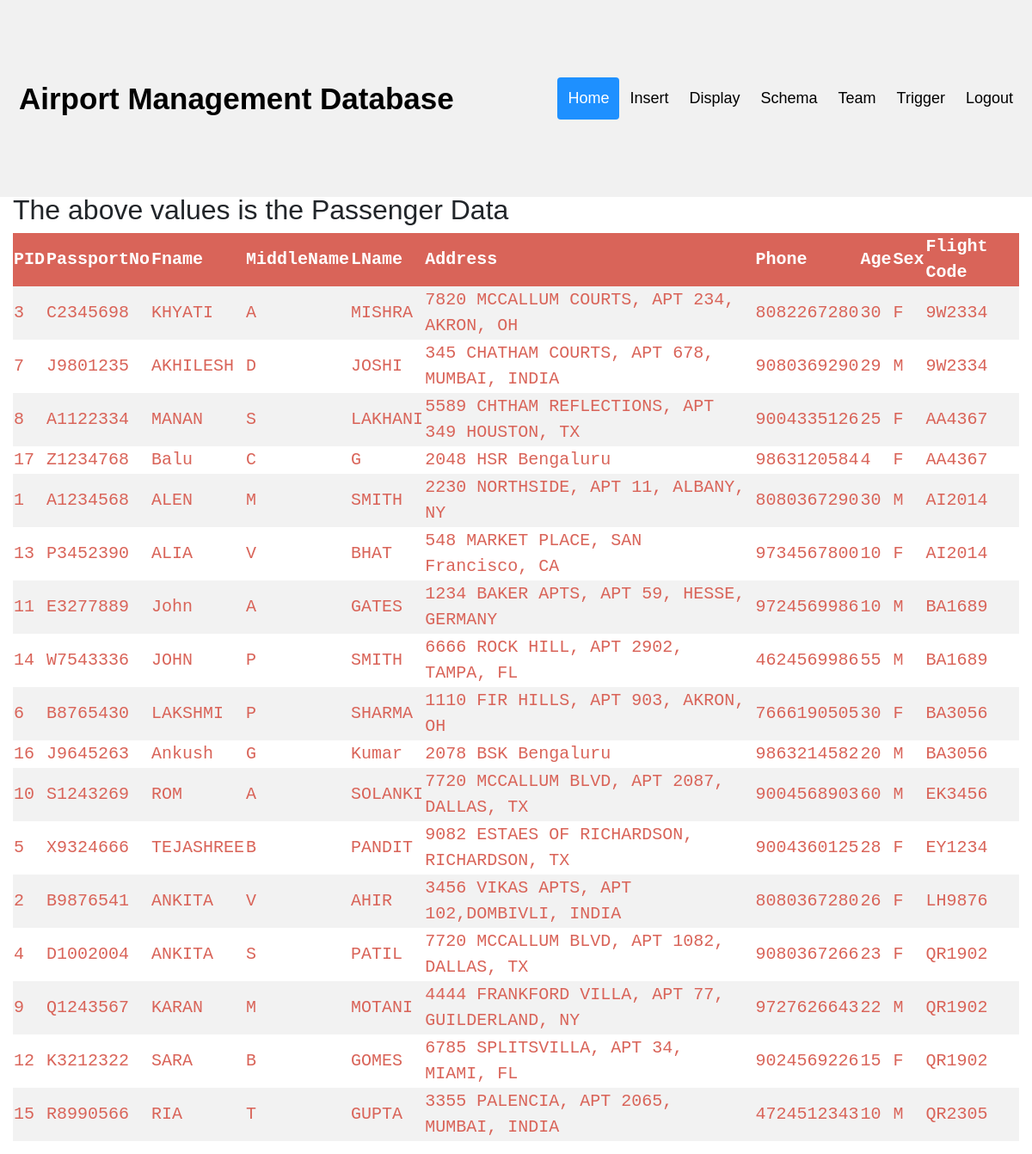
Page /PassengerDisp.php on the committed database.
### tables this page shows
CREATE TABLE `passenger1` (
  `PID` int(11) NOT NULL,
  `PASSPORTNO` varchar(10) NOT NULL
);

CREATE TABLE `passenger3` (
  `PID` int(11) NOT NULL,
  `FLIGHT_CODE` varchar(10) DEFAULT NULL
);

CREATE TABLE `passenger2` (
  `PASSPORTNO` varchar(10) NOT NULL,
  `FNAME` varchar(20) DEFAULT NULL,
  `M` varchar(1) DEFAULT NULL,
  `LNAME` varchar(20) DEFAULT NULL,
  `ADDRESS` varchar(100) DEFAULT NULL,
  `PHONE` bigint(20) DEFAULT NULL,
  `AGE` int(11) DEFAULT NULL,
  `SEX` varchar(1) DEFAULT NULL
);

### PassengerDisp.php (the view, shortened to what this page needs)
<!DOCTYPE html>
<html>
<head>
<link rel="stylesheet" href="https://stackpath.bootstrapcdn.com/bootstrap/4.3.1/css/bootstrap.min.css">
</head>
<body>
   <div id="navbar">
  <a href="HomePage.php" id="logo">Airport Management Database</a>
  <div id="navbar-right">
    <a class="active" href="HomePage.php">Home</a>
    <a href="Insertion.php">Insert</a>
    <a href="Display.php">Display</a>
    <a href="Schema.php">Schema</a>
    <a href="Team.php">Team</a>
    <a href="Trigger.php">Trigger</a>
    <a href="Logout.php">Logout</a>
  </div>
</div>
<div style="margin-top:210px;padding:15px 15px;font-size:30px">
  <h2> The above values is the Passenger Data </h2>
  <table>
  <tr>
    <th>PID</th>
    <th>PassportNo</th>
    <th>Fname</th>
    <th>MiddleName</th>
    <th>LName</th>
    <th>Address</th>
    <th>Phone</th>
    <th>Age</th>
    <th>Sex</th>
    <th>Flight Code</th>
  </tr>
  <?php
  $conn = mysqli_connect("localhost","root","","airport");
  $sql="SELECT * FROM passenger1,passenger2,passenger3 where passenger1.PASSPORTNO=passenger2.PASSPORTNO AND passenger1.PID=passenger3.PID;";
  $result = mysqli_query($conn, $sql);
  $resultCheck = mysqli_num_rows($result);
  if($resultCheck){
    while ($row = mysqli_fetch_assoc($result)){
      echo "<tr><td>". $row["PID"]."</td><td>". $row["PASSPORTNO"]."</td><td>". $row["FNAME"]."</td><td>".$row["M"]."</td><td>".$row["LNAME"]."</td><td>". $row["ADDRESS"]."</td><td>".$row["PHONE"]. "</td><td>".$row["AGE"]."</td><td>".$row["SEX"]."</td><td>". $row["FLIGHT_CODE"]."</td></tr>";
    }
  }
  else{
    echo "0 results";
  }
  ?>
  </table>
</body>
</html>

### PassengerDisp.php (style rules this page uses)
* { box-sizing: border-box; }
body { margin: 0; font-family: Arial, Helvetica, sans-serif; }
#navbar { overflow: hidden; background-color: #f1f1f1; padding: 90px 10px; transition: 0.4s; position: fixed; width: 100%; top: 0; z-index: 99; }
#navbar a { float: left; color: black; text-align: center; padding: 12px; text-decoration: none; font-size: 18px; line-height: 25px; border-radius: 4px; }
#navbar #logo { font-size: 35px; font-weight: bold; transition: 0.4s; }
#navbar a.active { background-color: dodgerblue; color: white; }
#navbar-right { float: right; }
table { border-collapse: collapse; width: 100%; color: #d96459; font-family: monospace; font-size: 20px; text-align: left; }
th { background-color: #d96459; color: white; }
tr:nth-child(even) { background-color: #f2f2f2f2 }

### rows in the picture
passenger1: PID.PID "3", passenger2.PASSPORTNO "C2345698", passenger2.FNAME "KHYATI", passenger2.M "A", passenger2.LNAME "MISHRA", passenger2.ADDRESS "7820 MCCALLUM COURTS, APT 234, AKRON, OH", passenger2.PHONE "8082267280", passenger2.AGE "30", passenger2.SEX "F", PID.FLIGHT_CODE "9W2334"
passenger1: PID.PID "7", passenger2.PASSPORTNO "J9801235", passenger2.FNAME "AKHILESH", passenger2.M "D", passenger2.LNAME "JOSHI", passenger2.ADDRESS "345 CHATHAM COURTS, APT 678, MUMBAI, INDIA", passenger2.PHONE "9080369290", passenger2.AGE "29", passenger2.SEX "M", PID.FLIGHT_CODE "9W2334"
passenger1: PID.PID "8", passenger2.PASSPORTNO "A1122334", passenger2.FNAME "MANAN", passenger2.M "S", passenger2.LNAME "LAKHANI", passenger2.ADDRESS "5589 CHTHAM REFLECTIONS, APT 349 HOUSTON, TX", passenger2.PHONE "9004335126", passenger2.AGE "25", passenger2.SEX "F", PID.FLIGHT_CODE "AA4367"
passenger1: PID.PID "17", passenger2.PASSPORTNO "Z1234768", passenger2.FNAME "Balu", passenger2.M "C", passenger2.LNAME "G", passenger2.ADDRESS "2048 HSR Bengaluru", passenger2.PHONE "9863120584", passenger2.AGE "4", passenger2.SEX "F", PID.FLIGHT_CODE "AA4367"
passenger1: PID.PID "1", passenger2.PASSPORTNO "A1234568", passenger2.FNAME "ALEN", passenger2.M "M", passenger2.LNAME "SMITH", passenger2.ADDRESS "2230 NORTHSIDE, APT 11, ALBANY, NY", passenger2.PHONE "8080367290", passenger2.AGE "30", passenger2.SEX "M", PID.FLIGHT_CODE "AI2014"
passenger1: PID.PID "13", passenger2.PASSPORTNO "P3452390", passenger2.FNAME "ALIA", passenger2.M "V", passenger2.LNAME "BHAT", passenger2.ADDRESS "548 MARKET PLACE, SAN Francisco, CA", passenger2.PHONE "9734567800", passenger2.AGE "10", passenger2.SEX "F", PID.FLIGHT_CODE "AI2014"
passenger1: PID.PID "11", passenger2.PASSPORTNO "E3277889", passenger2.FNAME "John", passenger2.M "A", passenger2.LNAME "GATES", passenger2.ADDRESS "1234 BAKER APTS, APT 59, HESSE, GERMANY", passenger2.PHONE "9724569986", passenger2.AGE "10", passenger2.SEX "M", PID.FLIGHT_CODE "BA1689"
passenger1: PID.PID "14", passenger2.PASSPORTNO "W7543336", passenger2.FNAME "JOHN", passenger2.M "P", passenger2.LNAME "SMITH", passenger2.ADDRESS "6666 ROCK HILL, APT 2902, TAMPA, FL", passenger2.PHONE "4624569986", passenger2.AGE "55", passenger2.SEX "M", PID.FLIGHT_CODE "BA1689"
passenger1: PID.PID "6", passenger2.PASSPORTNO "B8765430", passenger2.FNAME "LAKSHMI", passenger2.M "P", passenger2.LNAME "SHARMA", passenger2.ADDRESS "1110 FIR HILLS, APT 903, AKRON, OH", passenger2.PHONE "7666190505", passenger2.AGE "30", passenger2.SEX "F", PID.FLIGHT_CODE "BA3056"
passenger1: PID.PID "16", passenger2.PASSPORTNO "J9645263", passenger2.FNAME "Ankush", passenger2.M "G", passenger2.LNAME "Kumar", passenger2.ADDRESS "2078 BSK Bengaluru", passenger2.PHONE "9863214582", passenger2.AGE "20", passenger2.SEX "M", PID.FLIGHT_CODE "BA3056"
passenger1: PID.PID "10", passenger2.PASSPORTNO "S1243269", passenger2.FNAME "ROM", passenger2.M "A", passenger2.LNAME "SOLANKI", passenger2.ADDRESS "7720 MCCALLUM BLVD, APT 2087, DALLAS, TX", passenger2.PHONE "9004568903", passenger2.AGE "60", passenger2.SEX "M", PID.FLIGHT_CODE "EK3456"
passenger1: PID.PID "5", passenger2.PASSPORTNO "X9324666", passenger2.FNAME "TEJASHREE", passenger2.M "B", passenger2.LNAME "PANDIT", passenger2.ADDRESS "9082 ESTAES OF RICHARDSON, RICHARDSON, TX", passenger2.PHONE "9004360125", passenger2.AGE "28", passenger2.SEX "F", PID.FLIGHT_CODE "EY1234"
passenger1: PID.PID "2", passenger2.PASSPORTNO "B9876541", passenger2.FNAME "ANKITA", passenger2.M "V", passenger2.LNAME "AHIR", passenger2.ADDRESS "3456 VIKAS APTS, APT 102,DOMBIVLI, INDIA", passenger2.PHONE "8080367280", passenger2.AGE "26", passenger2.SEX "F", PID.FLIGHT_CODE "LH9876"
passenger1: PID.PID "4", passenger2.PASSPORTNO "D1002004", passenger2.FNAME "ANKITA", passenger2.M "S", passenger2.LNAME "PATIL", passenger2.ADDRESS "7720 MCCALLUM BLVD, APT 1082, DALLAS, TX", passenger2.PHONE "9080367266", passenger2.AGE "23", passenger2.SEX "F", PID.FLIGHT_CODE "QR1902"
passenger1: PID.PID "9", passenger2.PASSPORTNO "Q1243567", passenger2.FNAME "KARAN", passenger2.M "M", passenger2.LNAME "MOTANI", passenger2.ADDRESS "4444 FRANKFORD VILLA, APT 77, GUILDERLAND, NY", passenger2.PHONE "9727626643", passenger2.AGE "22", passenger2.SEX "M", PID.FLIGHT_CODE "QR1902"
passenger1: PID.PID "12", passenger2.PASSPORTNO "K3212322", passenger2.FNAME "SARA", passenger2.M "B", passenger2.LNAME "GOMES", passenger2.ADDRESS "6785 SPLITSVILLA, APT 34, MIAMI, FL", passenger2.PHONE "9024569226", passenger2.AGE "15", passenger2.SEX "F", PID.FLIGHT_CODE "QR1902"
passenger1: PID.PID "15", passenger2.PASSPORTNO "R8990566", passenger2.FNAME "RIA", passenger2.M "T", passenger2.LNAME "GUPTA", passenger2.ADDRESS "3355 PALENCIA, APT 2065, MUMBAI, INDIA", passenger2.PHONE "4724512343", passenger2.AGE "10", passenger2.SEX "M", PID.FLIGHT_CODE "QR2305"
